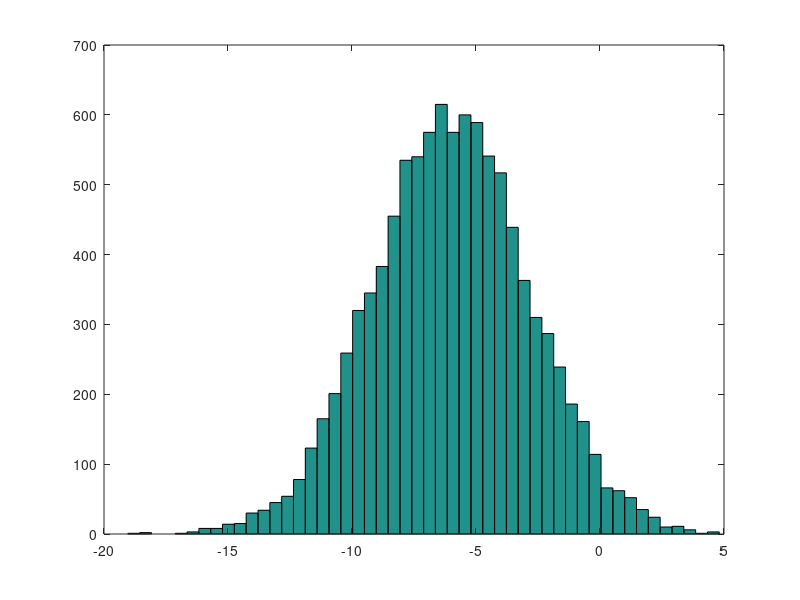

MATLAB code to generate this figure: (Note: this script raises an error after producing the figure.)
%%
a = 1||0; % 1 or 0 is 1,
a = 1&&0; % 1 and 0 is 0
a = xor(1,0); % xor is or
%%
a = 3.141434;
disp(a); % for printing
disp(sprintf('2 decimals: %0.2f',a));  % specify the decimal places
%%
a = ones(2,3);
C = 2*ones(2,3);
E = eye(2,2);
w = zeros(1,3);
w = rand(1,3); % rand: uniform distribution from 0 to 1
w = randn(1,3); % randn: number in a gaussion distribution with mean =0 and std = 1
w = -6 + sqrt(10) * (randn(1,10000));
hist(w,50) % 50 is the number of bins
%%
clear all
D = pwd; % find which folder we are in
ls
load('test.mat')
who % find all the variables saved in test.mat
whos % find all the variables with detailed information saved in test.mat
%% save data
v = w(1:100);
whos
save v.mat v
clear all
load('v.mat')
whos
save v.txt v -ascii % save as text
%% matrix
A = [1 2; 3 4; 5 6];
B = A([1 3],:);
A(:,2) = [10;11;12]
A = [A, [100;101;102]] % append another columne vector to right
A(:) % put all elements of A into a single vector
%% 
A = [1 2; 3 4; 5 6];
B = [10 11; 12 13; 14 15];
C = [A, B] % put two matrix side by side
C = [A ; B] % ; represents going to the next line. 
%%
A = [1 2; 3 4; 5 6];
B = [10 11; 12 13; 14 15];
C = [1 1 ; 2 2];
a = A*C; % matrix multiplication
b = A .* B % element-wise matrix multiplication b(i,j) = A(i,j) * B(i,j)
c = A.^2 % element-wise power
d = 1 ./ A % element-wise reciprocal of A
e = A+1 % element-wise addition
%%
a = [1 15 2 0.5];
[val,ind] = max(a); % find the value and index of maximum
A = magic(3) ;
[r,c] = find(A>=7) % [r(i), c(i)] is a number in A >7
product = prod(a) % product of all elements in a
floor(a)
ceil(a) % floor jiangyiwei, ceil jinyiwei

max(A,[],1) % TAKE the colume-wise maximum, 1 represents the first dimension
max(A,[],2) % take the row-wise
max(A(:)) % find the maximum in A
sum(A,1)
sum(A,2)
sum(sum(A.*eye(3))) % diagonal sum
I = pinv(A) % inverse of A
I * A % return an indentity matrix
%%
t = [0:0.01:0.98];
y1 = sin(2*pi*4*t);
y2 = cos(2*pi*4*t);
plot(t,y1);
print -dpng 'sine.png' % save the figure
%%
subplot(1,2,1)
plot(t,y1);
subplot(1,2,2)
plot(t,y2);
axis([0.5 1 -1 1]) % change the axis range
%% use image to see a matrix
A = magic(6);
imagesc(A), colorbar, colormap gray; % use , to carry several commands together
%% vectorization for prediction
theta = [0.5 ; 0.6 ;0.1];
x = [1;3;5];
prediciton = theta'*x
%% vectorization for gradient descent
% see notebook